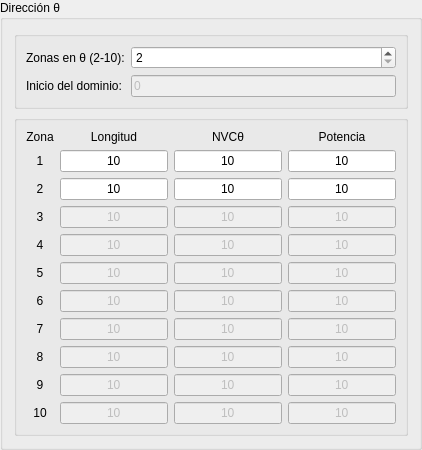
        <widget class="QGroupBox" name="gb_dirtita_vz">
         <property name="title">
          <string>Dirección θ</string>
         </property>
         <layout class="QVBoxLayout" name="verticalLayout_5">
          <item>
           <widget class="QGroupBox" name="gb_dirtita_vz1">
            <property name="title">
             <string/>
            </property>
            <layout class="QFormLayout" name="formLayout_11">
             <item row="0" column="0">
              <widget class="QLabel" name="lb_dirtita_numz">
               <property name="text">
                <string>Zonas en θ (2-10):</string>
               </property>
              </widget>
             </item>
             <item row="0" column="1">
              <widget class="QSpinBox" name="sb_dirtita_numz">
               <property name="minimum">
                <number>2</number>
               </property>
               <property name="maximum">
                <number>10</number>
               </property>
              </widget>
             </item>
             <item row="1" column="0">
              <widget class="QLabel" name="lb_dirtita_inidom">
               <property name="text">
                <string>Inicio del dominio:</string>
               </property>
              </widget>
             </item>
             <item row="1" column="1">
              <widget class="QLineEdit" name="le_dirtita_inidom">
               <property name="enabled">
                <bool>false</bool>
               </property>
               <property name="text">
                <string>0</string>
               </property>
              </widget>
             </item>
            </layout>
           </widget>
          </item>
          <item>
           <widget class="QGroupBox" name="gb_dirtita_vz2">
            <property name="title">
             <string/>
            </property>
            <layout class="QGridLayout" name="gridLayout_4">
             <item row="8" column="0">
              <widget class="QLabel" name="lb_dirtita_zona8">
               <property name="text">
                <string>8</string>
               </property>
               <property name="alignment">
                <set>Qt::AlignCenter</set>
               </property>
              </widget>
             </item>
             <item row="4" column="1">
              <widget class="QLineEdit" name="le_dirtita_lon_zon4">
               <property name="enabled">
                <bool>false</bool>
               </property>
               <property name="text">
                <string>10</string>
               </property>
               <property name="alignment">
                <set>Qt::AlignCenter</set>
               </property>
              </widget>
             </item>
             <item row="9" column="2">
              <widget class="QLineEdit" name="le_dirtita_nvctita_zon9">
               <property name="enabled">
                <bool>false</bool>
               </property>
               <property name="text">
                <string>10</string>
               </property>
               <property name="alignment">
                <set>Qt::AlignCenter</set>
               </property>
              </widget>
             </item>
             <item row="0" column="3">
              <widget class="QLabel" name="lb_dirtita_poten">
               <property name="text">
                <string>Potencia</string>
               </property>
               <property name="alignment">
                <set>Qt::AlignCenter</set>
               </property>
              </widget>
             </item>
             <item row="2" column="2">
              <widget class="QLineEdit" name="le_dirtita_nvctita_zon2">
               <property name="enabled">
                <bool>true</bool>
               </property>
               <property name="inputMask">
                <string/>
               </property>
               <property name="text">
                <string>10</string>
               </property>
               <property name="alignment">
                <set>Qt::AlignCenter</set>
               </property>
              </widget>
             </item>
             <item row="2" column="3">
              <widget class="QLineEdit" name="le_dirtita_poten_zon2">
               <property name="enabled">
                <bool>true</bool>
               </property>
               <property name="inputMask">
                <string/>
               </property>
               <property name="text">
                <string>10</string>
               </property>
               <property name="alignment">
                <set>Qt::AlignCenter</set>
               </property>
              </widget>
             </item>
             <item row="4" column="2">
              <widget class="QLineEdit" name="le_dirtita_nvctita_zon4">
               <property name="enabled">
                <bool>false</bool>
               </property>
               <property name="text">
                <string>10</string>
               </property>
               <property name="alignment">
                <set>Qt::AlignCenter</set>
               </property>
              </widget>
             </item>
             <item row="5" column="0">
              <widget class="QLabel" name="lb_dirtita_zona5">
               <property name="text">
                <string>5</string>
               </property>
               <property name="alignment">
                <set>Qt::AlignCenter</set>
               </property>
              </widget>
             </item>
             <item row="5" column="2">
              <widget class="QLineEdit" name="le_dirtita_nvctita_zon5">
               <property name="enabled">
                <bool>false</bool>
               </property>
               <property name="text">
                <string>10</string>
               </property>
               <property name="alignment">
                <set>Qt::AlignCenter</set>
               </property>
              </widget>
             </item>
             <item row="2" column="1">
              <widget class="QLineEdit" name="le_dirtita_lon_zon2">
               <property name="enabled">
                <bool>true</bool>
               </property>
               <property name="inputMask">
                <string/>
               </property>
               <property name="text">
                <string>10</string>
               </property>
               <property name="alignment">
                <set>Qt::AlignCenter</set>
               </property>
              </widget>
             </item>
             <item row="4" column="3">
              <widget class="QLineEdit" name="le_dirtita_poten_zon4">
               <property name="enabled">
                <bool>false</bool>
               </property>
               <property name="text">
                <string>10</string>
               </property>
               <property name="alignment">
                <set>Qt::AlignCenter</set>
               </property>
              </widget>
             </item>
             <item row="5" column="3">
              <widget class="QLineEdit" name="le_dirtita_poten_zon5">
               <property name="enabled">
                <bool>false</bool>
               </property>
               <property name="text">
                <string>10</string>
               </property>
               <property name="alignment">
                <set>Qt::AlignCenter</set>
               </property>
              </widget>
             </item>
             <item row="1" column="2">
              <widget class="QLineEdit" name="le_dirtita_nvctita_zon1">
               <property name="enabled">
                <bool>true</bool>
               </property>
               <property name="inputMask">
                <string/>
               </property>
               <property name="text">
                <string>10</string>
               </property>
               <property name="alignment">
                <set>Qt::AlignCenter</set>
               </property>
              </widget>
             </item>
             <item row="9" column="0">
              <widget class="QLabel" name="lb_dirtita_zona9">
               <property name="text">
                <string>9</string>
               </property>
               <property name="alignment">
                <set>Qt::AlignCenter</set>
               </property>
              </widget>
             </item>
             <item row="4" column="0">
              <widget class="QLabel" name="lb_dirtita_zona4">
               <property name="text">
                <string>4</string>
               </property>
               <property name="alignment">
                <set>Qt::AlignCenter</set>
               </property>
              </widget>
             </item>
             <item row="7" column="1">
              <widget class="QLineEdit" name="le_dirtita_lon_zon7">
               <property name="enabled">
                <bool>false</bool>
               </property>
               <property name="text">
                <string>10</string>
               </property>
               <property name="alignment">
                <set>Qt::AlignCenter</set>
               </property>
              </widget>
             </item>
             <item row="7" column="3">
              <widget class="QLineEdit" name="le_dirtita_poten_zon7">
               <property name="enabled">
                <bool>false</bool>
               </property>
               <property name="text">
                <string>10</string>
               </property>
               <property name="alignment">
                <set>Qt::AlignCenter</set>
               </property>
              </widget>
             </item>
             <item row="8" column="3">
              <widget class="QLineEdit" name="le_dirtita_poten_zon8">
               <property name="enabled">
                <bool>false</bool>
               </property>
               <property name="text">
                <string>10</string>
               </property>
               <property name="alignment">
                <set>Qt::AlignCenter</set>
               </property>
              </widget>
             </item>
             <item row="8" column="2">
              <widget class="QLineEdit" name="le_dirtita_nvctita_zon8">
               <property name="enabled">
                <bool>false</bool>
               </property>
               <property name="text">
                <string>10</string>
               </property>
               <property name="alignment">
                <set>Qt::AlignCenter</set>
               </property>
              </widget>
             </item>
             <item row="6" column="1">
              <widget class="QLineEdit" name="le_dirtita_lon_zon6">
               <property name="enabled">
                <bool>false</bool>
               </property>
               <property name="text">
                <string>10</string>
               </property>
               <property name="alignment">
                <set>Qt::AlignCenter</set>
               </property>
              </widget>
             </item>
             <item row="1" column="0">
              <widget class="QLabel" name="lb_dirtita_zona1">
               <property name="text">
                <string>1</string>
               </property>
               <property name="alignment">
                <set>Qt::AlignCenter</set>
               </property>
              </widget>
             </item>
             <item row="3" column="0">
              <widget class="QLabel" name="lb_dirtita_zona3">
               <property name="text">
                <string>3</string>
               </property>
               <property name="alignment">
                <set>Qt::AlignCenter</set>
               </property>
              </widget>
             </item>
             <item row="3" column="2">
              <widget class="QLineEdit" name="le_dirtita_nvctita_zon3">
               <property name="enabled">
                <bool>false</bool>
               </property>
               <property name="text">
                <string>10</string>
               </property>
               <property name="alignment">
                <set>Qt::AlignCenter</set>
               </property>
              </widget>
             </item>
             <item row="5" column="1">
              <widget class="QLineEdit" name="le_dirtita_lon_zon5">
               <property name="enabled">
                <bool>false</bool>
               </property>
               <property name="text">
                <string>10</string>
               </property>
               <property name="alignment">
                <set>Qt::AlignCenter</set>
               </property>
              </widget>
             </item>
             <item row="6" column="3">
              <widget class="QLineEdit" name="le_dirtita_poten_zon6">
               <property name="enabled">
                <bool>false</bool>
               </property>
               <property name="text">
                <string>10</string>
               </property>
               <property name="alignment">
                <set>Qt::AlignCenter</set>
               </property>
              </widget>
             </item>
             <item row="9" column="1">
              <widget class="QLineEdit" name="le_dirtita_lon_zon9">
               <property name="enabled">
                <bool>false</bool>
               </property>
               <property name="text">
                <string>10</string>
               </property>
               <property name="alignment">
                <set>Qt::AlignCenter</set>
               </property>
              </widget>
             </item>
             <item row="9" column="3">
              <widget class="QLineEdit" name="le_dirtita_poten_zon9">
               <property name="enabled">
                <bool>false</bool>
               </property>
               <property name="text">
                <string>10</string>
               </property>
               <property name="alignment">
                <set>Qt::AlignCenter</set>
               </property>
              </widget>
             </item>
             <item row="0" column="1">
              <widget class="QLabel" name="lb_dirtita_lon">
               <property name="text">
                <string>Longitud</string>
               </property>
               <property name="alignment">
                <set>Qt::AlignCenter</set>
               </property>
              </widget>
             </item>
             <item row="0" column="2">
              <widget class="QLabel" name="lb_dirtita_nvctita">
               <property name="text">
                <string>NVCθ</string>
               </property>
               <property name="alignment">
                <set>Qt::AlignCenter</set>
               </property>
              </widget>
             </item>
             <item row="3" column="3">
              <widget class="QLineEdit" name="le_dirtita_poten_zon3">
               <property name="enabled">
                <bool>false</bool>
               </property>
               <property name="text">
                <string>10</string>
               </property>
               <property name="alignment">
                <set>Qt::AlignCenter</set>
               </property>
              </widget>
             </item>
             <item row="7" column="2">
              <widget class="QLineEdit" name="le_dirtita_nvctita_zon7">
               <property name="enabled">
                <bool>false</bool>
               </property>
               <property name="text">
                <string>10</string>
               </property>
               <property name="alignment">
                <set>Qt::AlignCenter</set>
               </property>
              </widget>
             </item>
             <item row="1" column="1">
              <widget class="QLineEdit" name="le_dirtita_lon_zon1">
               <property name="enabled">
                <bool>true</bool>
               </property>
               <property name="inputMask">
                <string/>
               </property>
               <property name="text">
                <string>10</string>
               </property>
               <property name="alignment">
                <set>Qt::AlignCenter</set>
               </property>
              </widget>
             </item>
             <item row="7" column="0">
              <widget class="QLabel" name="lb_dirtita_zona7">
               <property name="text">
                <string>7</string>
               </property>
               <property name="alignment">
                <set>Qt::AlignCenter</set>
               </property>
              </widget>
             </item>
             <item row="3" column="1">
              <widget class="QLineEdit" name="le_dirtita_lon_zon3">
               <property name="enabled">
                <bool>false</bool>
               </property>
               <property name="text">
                <string>10</string>
               </property>
               <property name="alignment">
                <set>Qt::AlignCenter</set>
               </property>
              </widget>
             </item>
             <item row="6" column="0">
              <widget class="QLabel" name="lb_dirtita_zona6">
               <property name="text">
                <string>6</string>
               </property>
               <property name="alignment">
                <set>Qt::AlignCenter</set>
               </property>
              </widget>
             </item>
             <item row="8" column="1">
              <widget class="QLineEdit" name="le_dirtita_lon_zon8">
               <property name="enabled">
                <bool>false</bool>
               </property>
               <property name="text">
                <string>10</string>
               </property>
               <property name="alignment">
                <set>Qt::AlignCenter</set>
               </property>
              </widget>
             </item>
             <item row="1" column="3">
              <widget class="QLineEdit" name="le_dirtita_poten_zon1">
               <property name="enabled">
                <bool>true</bool>
               </property>
               <property name="inputMask">
                <string/>
               </property>
               <property name="text">
                <string>10</string>
               </property>
               <property name="alignment">
                <set>Qt::AlignCenter</set>
               </property>
              </widget>
             </item>
             <item row="6" column="2">
              <widget class="QLineEdit" name="le_dirtita_nvctita_zon6">
               <property name="enabled">
                <bool>false</bool>
               </property>
               <property name="text">
                <string>10</string>
               </property>
               <property name="alignment">
                <set>Qt::AlignCenter</set>
               </property>
              </widget>
             </item>
             <item row="0" column="0">
              <widget class="QLabel" name="lb_dirtita_zona">
               <property name="text">
                <string>Zona</string>
               </property>
               <property name="alignment">
                <set>Qt::AlignCenter</set>
               </property>
              </widget>
             </item>
             <item row="2" column="0">
              <widget class="QLabel" name="lb_dirtita_zona2">
               <property name="text">
                <string>2</string>
               </property>
               <property name="alignment">
                <set>Qt::AlignCenter</set>
               </property>
              </widget>
             </item>
             <item row="10" column="0">
              <widget class="QLabel" name="lb_dirtita_zona10">
               <property name="text">
                <string>10</string>
               </property>
               <property name="alignment">
                <set>Qt::AlignCenter</set>
               </property>
              </widget>
             </item>
             <item row="10" column="1">
              <widget class="QLineEdit" name="le_dirtita_lon_zon10">
               <property name="enabled">
                <bool>false</bool>
               </property>
               <property name="text">
                <string>10</string>
               </property>
               <property name="alignment">
                <set>Qt::AlignCenter</set>
               </property>
              </widget>
             </item>
             <item row="10" column="2">
              <widget class="QLineEdit" name="le_dirtita_nvctita_zon10">
               <property name="enabled">
                <bool>false</bool>
               </property>
               <property name="text">
                <string>10</string>
               </property>
               <property name="alignment">
                <set>Qt::AlignCenter</set>
               </property>
              </widget>
             </item>
             <item row="10" column="3">
              <widget class="QLineEdit" name="le_dirtita_poten_zon10">
               <property name="enabled">
                <bool>false</bool>
               </property>
               <property name="text">
                <string>10</string>
               </property>
               <property name="alignment">
                <set>Qt::AlignCenter</set>
               </property>
              </widget>
             </item>
            </layout>
           </widget>
          </item>
         </layout>
        </widget>
